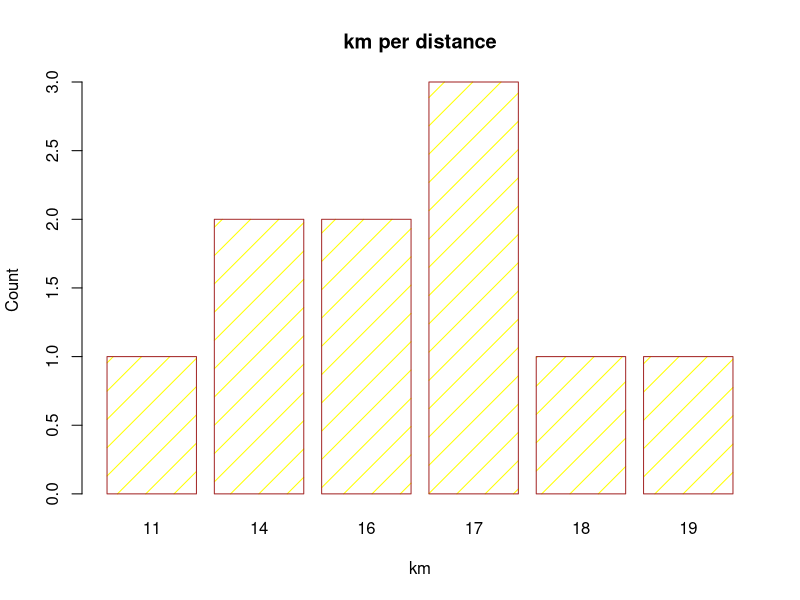

R code for this plot:
km <- c(11,14,14,16,17,19,17,16,17,18)
table (km)
km
barplot(table(km),
        main="km per distance",
        xlab="km",
        ylab="Count",
        border="brown",
        col="yellow",
        density=5)
